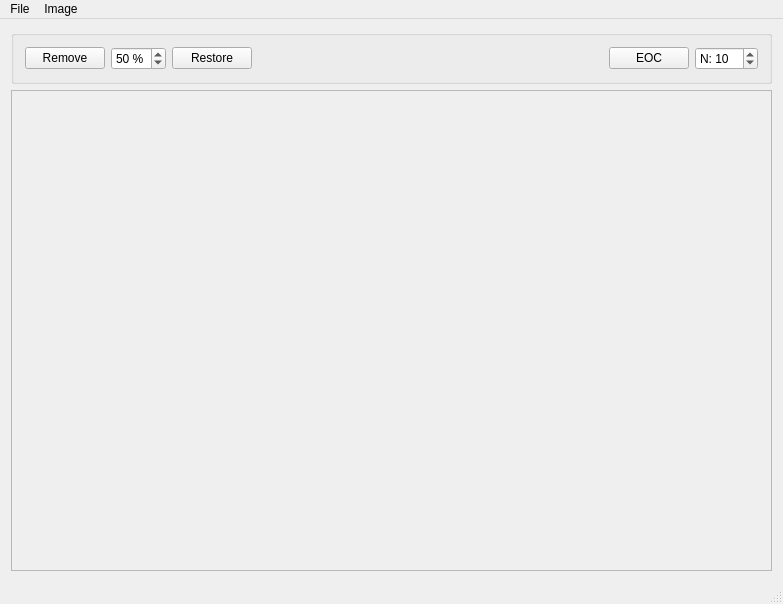
<?xml version="1.0" encoding="UTF-8"?>
<ui version="4.0">
 <class>ImageViewerClass</class>
 <widget class="QMainWindow" name="ImageViewerClass">
  <property name="geometry">
   <rect>
    <x>0</x>
    <y>0</y>
    <width>783</width>
    <height>604</height>
   </rect>
  </property>
  <property name="windowTitle">
   <string>ImageViewer</string>
  </property>
  <widget class="QWidget" name="centralWidget">
   <layout class="QGridLayout" name="gridLayout">
    <item row="0" column="1">
     <widget class="QGroupBox" name="groupBox">
      <property name="sizePolicy">
       <sizepolicy hsizetype="Preferred" vsizetype="Preferred">
        <horstretch>100</horstretch>
        <verstretch>0</verstretch>
       </sizepolicy>
      </property>
      <property name="title">
       <string/>
      </property>
      <layout class="QHBoxLayout" name="horizontalLayout">
       <item>
        <widget class="QPushButton" name="pushButtonRemove">
         <property name="text">
          <string>Remove</string>
         </property>
        </widget>
       </item>
       <item>
        <widget class="QSpinBox" name="spinBoxPercent">
         <property name="buttonSymbols">
          <enum>QAbstractSpinBox::UpDownArrows</enum>
         </property>
         <property name="accelerated">
          <bool>true</bool>
         </property>
         <property name="showGroupSeparator" stdset="0">
          <bool>false</bool>
         </property>
         <property name="suffix">
          <string> %</string>
         </property>
         <property name="prefix">
          <string/>
         </property>
         <property name="minimum">
          <number>1</number>
         </property>
         <property name="singleStep">
          <number>1</number>
         </property>
         <property name="stepType">
          <enum>QAbstractSpinBox::DefaultStepType</enum>
         </property>
         <property name="value">
          <number>50</number>
         </property>
         <property name="displayIntegerBase">
          <number>10</number>
         </property>
        </widget>
       </item>
       <item>
        <widget class="QPushButton" name="pushButtonRestore">
         <property name="text">
          <string>Restore</string>
         </property>
        </widget>
       </item>
       <item>
        <spacer name="horizontalSpacer">
         <property name="orientation">
          <enum>Qt::Horizontal</enum>
         </property>
         <property name="sizeHint" stdset="0">
          <size>
           <width>40</width>
           <height>20</height>
          </size>
         </property>
        </spacer>
       </item>
       <item>
        <widget class="QPushButton" name="pushButtonEOC">
         <property name="text">
          <string>EOC</string>
         </property>
        </widget>
       </item>
       <item>
        <widget class="QSpinBox" name="spinBoxN">
         <property name="prefix">
          <string>N: </string>
         </property>
         <property name="minimum">
          <number>2</number>
         </property>
         <property name="maximum">
          <number>500</number>
         </property>
         <property name="value">
          <number>10</number>
         </property>
        </widget>
       </item>
      </layout>
     </widget>
    </item>
    <item row="1" column="1">
     <widget class="QScrollArea" name="scrollArea">
      <property name="sizeAdjustPolicy">
       <enum>QAbstractScrollArea::AdjustIgnored</enum>
      </property>
      <property name="widgetResizable">
       <bool>true</bool>
      </property>
      <property name="alignment">
       <set>Qt::AlignCenter</set>
      </property>
      <widget class="QWidget" name="scrollAreaWidgetContents">
       <property name="geometry">
        <rect>
         <x>0</x>
         <y>0</y>
         <width>763</width>
         <height>484</height>
        </rect>
       </property>
      </widget>
     </widget>
    </item>
   </layout>
  </widget>
  <widget class="QMenuBar" name="menuBar">
   <property name="geometry">
    <rect>
     <x>0</x>
     <y>0</y>
     <width>783</width>
     <height>21</height>
    </rect>
   </property>
   <widget class="QMenu" name="menuFile">
    <property name="title">
     <string>File</string>
    </property>
    <addaction name="actionOpen"/>
    <addaction name="actionSave_as"/>
    <addaction name="separator"/>
    <addaction name="actionExit"/>
   </widget>
   <widget class="QMenu" name="menuImage">
    <property name="title">
     <string>Image</string>
    </property>
   </widget>
   <addaction name="menuFile"/>
   <addaction name="menuImage"/>
  </widget>
  <widget class="QStatusBar" name="statusBar"/>
  <action name="actionOpen">
   <property name="text">
    <string>Open</string>
   </property>
   <property name="shortcut">
    <string>Ctrl+O</string>
   </property>
  </action>
  <action name="actionSave_as">
   <property name="text">
    <string>Save as</string>
   </property>
   <property name="shortcut">
    <string>Ctrl+S</string>
   </property>
  </action>
  <action name="actionClear">
   <property name="text">
    <string>Clear</string>
   </property>
  </action>
  <action name="actionExit">
   <property name="text">
    <string>Exit</string>
   </property>
   <property name="shortcut">
    <string>Alt+F4</string>
   </property>
  </action>
  <action name="actionResize">
   <property name="text">
    <string>Resize</string>
   </property>
  </action>
 </widget>
 <layoutdefault spacing="6" margin="11"/>
 <resources>
  <include location="ImageViewer.qrc"/>
 </resources>
 <connections/>
</ui>
